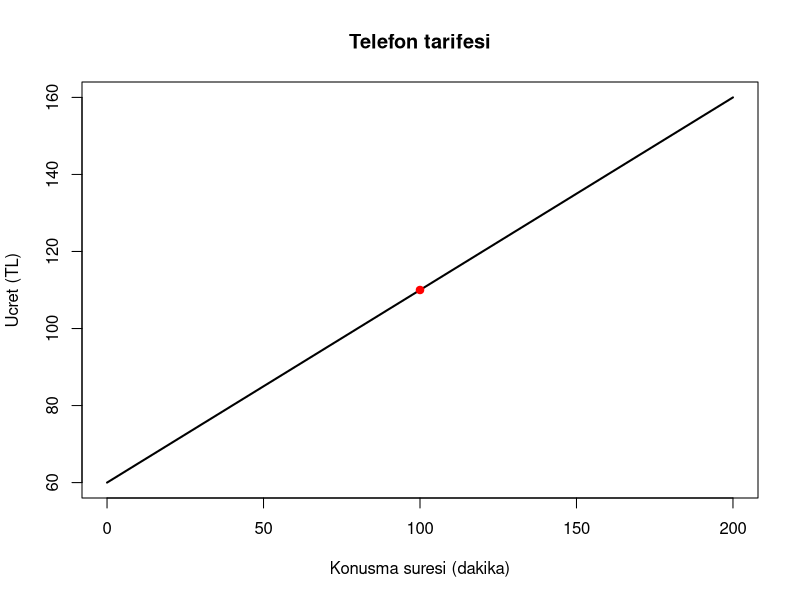

Write the R code that produced this figure.
# Gerçek Yaşamda Doğrusal Modeller

# Telefon tarifesi: sabit 60 TL, dakika başına 0.50 TL
ucret <- function(dakika) 60 + 0.50 * dakika
ucret(100)        # 110 TL
(80 - 60) / 0.50  # 80 TL için 40 dakika

dakika <- seq(0, 200, by = 10)
plot(dakika, ucret(dakika), type = "l", lwd = 2,
     xlab = "Konusma suresi (dakika)", ylab = "Ucret (TL)", main = "Telefon tarifesi")
points(100, ucret(100), col = "red", pch = 19)

# Celsius-Fahrenheit: (-5,23) ve (10,50) noktaları.
m <- (50 - 23) / (10 - (-5))
b <- 23 - m * (-5)
c(egim = m, sabit = b)  # 1.8 ve 32
fahrenheit <- function(celsius) m * celsius + b
fahrenheit(c(0, 100))  # 32, 212

# 200 TL birim satış geliri ve 3000 TL sabit gider
adet <- c(5, 10, 25, 50, 80, 100)
data.frame(adet, gelir = 200 * adet, gider = 3000, kar = 200 * adet - 3000)
3000 / 200  # 15 ürün: başa baş; kâr için en az 16 ürün gerekir.
